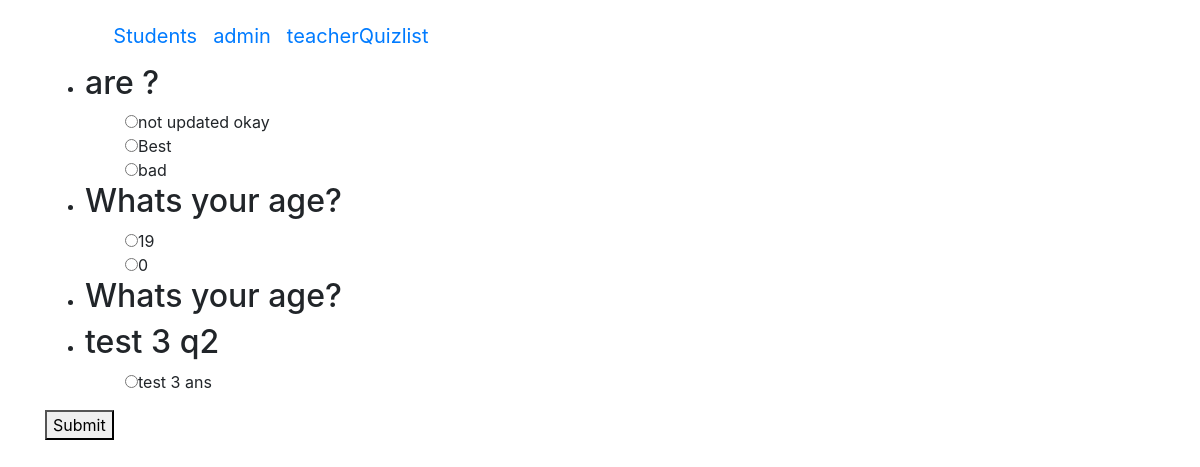
Page /details/1/ on the committed database.
### quiz_app/models.py (models this page shows, shortened)
class Question(models.Model):
    quiz=models.ForeignKey(Quiz, on_delete=models.CASCADE,related_name='questions')
    question_text = models.CharField(max_length=400)

class Choice(models.Model):
    question=models.ForeignKey(Question, on_delete=models.CASCADE,related_name='choices')
    choice_text=models.CharField(max_length=200)
    ans = models.BooleanField(default = False)

### quiz_app/views.py (the view)
# urls.py: path('details/<int:quiz_id>/', views.details,name='quiz-details'),
def details(request,quiz_id):
    quiz = Quiz.objects.get(id=quiz_id)
    questions_list = quiz.questions.all()
    return render(request,'quiz_app/display.html',{'questions_list':questions_list,'quizId':quiz_id})

### quiz_app/templates/quiz_app/display.html (shortened to what this page needs)
{% extends 'base.html' %}
{% block body_block %}
<form action="{% url 'student:quiz-results' quizId%}" method="POST">
<ul>
{% for question in questions_list%}
<li>
    <h2>{{question.question_text}}</h2>
    <ul>
    {% for choice in question.choices.all %}
    <input type="radio" name="{{question.question_text}}"  value="{{choice.ans}}">{{choice.choice_text}}</input><br>
    {% endfor %}
</ul>
</li>
{% endfor %}
</ul>
<button type="submit">Submit</button>
</form>
{% endblock%}

### rows in the picture
Question: question_text "are ?"
Choice: choice_text "not updated okay"
Choice: choice_text "Best"
Choice: choice_text "bad"
Question: question_text "Whats your age?"
Choice: choice_text "19"
Choice: choice_text "0"
Question: question_text "Whats your age?"
Question: question_text "test 3 q2"
Choice: choice_text "test 3 ans"
